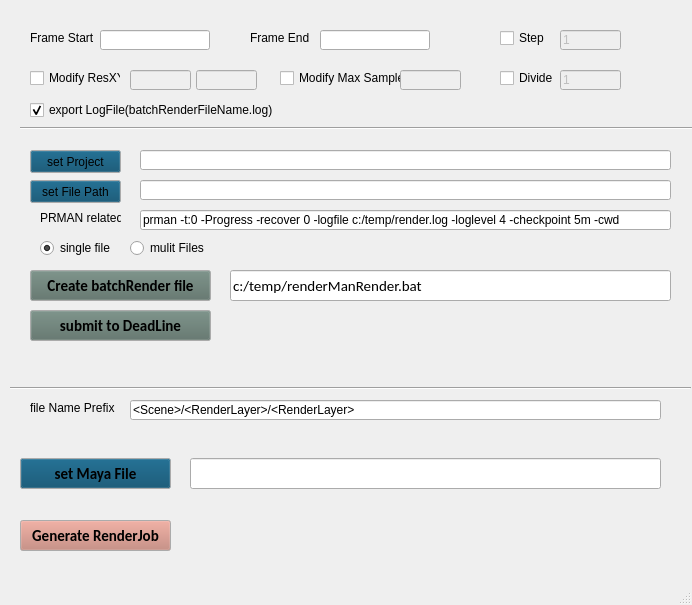
<?xml version="1.0" encoding="UTF-8"?>
<ui version="4.0">
 <class>MainWindow</class>
 <widget class="QMainWindow" name="MainWindow">
  <property name="geometry">
   <rect>
    <x>0</x>
    <y>0</y>
    <width>692</width>
    <height>605</height>
   </rect>
  </property>
  <property name="sizePolicy">
   <sizepolicy hsizetype="Fixed" vsizetype="Fixed">
    <horstretch>0</horstretch>
    <verstretch>0</verstretch>
   </sizepolicy>
  </property>
  <property name="windowTitle">
   <string>renderManBatchRender</string>
  </property>
  <widget class="QWidget" name="centralwidget">
   <widget class="QLabel" name="label">
    <property name="geometry">
     <rect>
      <x>30</x>
      <y>30</y>
      <width>101</width>
      <height>16</height>
     </rect>
    </property>
    <property name="text">
     <string>Frame Start</string>
    </property>
   </widget>
   <widget class="QLabel" name="label_2">
    <property name="geometry">
     <rect>
      <x>250</x>
      <y>30</y>
      <width>101</width>
      <height>16</height>
     </rect>
    </property>
    <property name="text">
     <string>Frame End</string>
    </property>
   </widget>
   <widget class="QLineEdit" name="lineEdit_frameStart">
    <property name="geometry">
     <rect>
      <x>100</x>
      <y>30</y>
      <width>110</width>
      <height>20</height>
     </rect>
    </property>
   </widget>
   <widget class="QLineEdit" name="lineEdit_frameEnd">
    <property name="geometry">
     <rect>
      <x>320</x>
      <y>30</y>
      <width>110</width>
      <height>20</height>
     </rect>
    </property>
   </widget>
   <widget class="QLineEdit" name="lineEdit_Project">
    <property name="geometry">
     <rect>
      <x>140</x>
      <y>150</y>
      <width>531</width>
      <height>20</height>
     </rect>
    </property>
   </widget>
   <widget class="QLineEdit" name="lineEdit_filePath">
    <property name="geometry">
     <rect>
      <x>140</x>
      <y>180</y>
      <width>531</width>
      <height>20</height>
     </rect>
    </property>
   </widget>
   <widget class="QPushButton" name="pushButton_createBatchCmd">
    <property name="geometry">
     <rect>
      <x>30</x>
      <y>270</y>
      <width>181</width>
      <height>31</height>
     </rect>
    </property>
    <property name="palette">
     <palette>
      <active>
       <colorrole role="Button">
        <brush brushstyle="SolidPattern">
         <color alpha="255">
          <red>90</red>
          <green>112</green>
          <blue>103</blue>
         </color>
        </brush>
       </colorrole>
      </active>
      <inactive>
       <colorrole role="Button">
        <brush brushstyle="SolidPattern">
         <color alpha="255">
          <red>90</red>
          <green>112</green>
          <blue>103</blue>
         </color>
        </brush>
       </colorrole>
      </inactive>
      <disabled>
       <colorrole role="Button">
        <brush brushstyle="SolidPattern">
         <color alpha="255">
          <red>90</red>
          <green>112</green>
          <blue>103</blue>
         </color>
        </brush>
       </colorrole>
      </disabled>
     </palette>
    </property>
    <property name="font">
     <font>
      <family>Calibri</family>
      <pointsize>11</pointsize>
      <weight>75</weight>
      <bold>true</bold>
     </font>
    </property>
    <property name="text">
     <string>Create batchRender file</string>
    </property>
   </widget>
   <widget class="QPushButton" name="pushButton_setProject">
    <property name="geometry">
     <rect>
      <x>30</x>
      <y>150</y>
      <width>91</width>
      <height>23</height>
     </rect>
    </property>
    <property name="palette">
     <palette>
      <active>
       <colorrole role="Button">
        <brush brushstyle="SolidPattern">
         <color alpha="255">
          <red>0</red>
          <green>71</green>
          <blue>104</blue>
         </color>
        </brush>
       </colorrole>
      </active>
      <inactive>
       <colorrole role="Button">
        <brush brushstyle="SolidPattern">
         <color alpha="255">
          <red>0</red>
          <green>71</green>
          <blue>104</blue>
         </color>
        </brush>
       </colorrole>
      </inactive>
      <disabled>
       <colorrole role="Button">
        <brush brushstyle="SolidPattern">
         <color alpha="255">
          <red>0</red>
          <green>71</green>
          <blue>104</blue>
         </color>
        </brush>
       </colorrole>
      </disabled>
     </palette>
    </property>
    <property name="text">
     <string>set Project</string>
    </property>
   </widget>
   <widget class="QPushButton" name="pushButton_setFilePath">
    <property name="geometry">
     <rect>
      <x>30</x>
      <y>180</y>
      <width>91</width>
      <height>23</height>
     </rect>
    </property>
    <property name="palette">
     <palette>
      <active>
       <colorrole role="Button">
        <brush brushstyle="SolidPattern">
         <color alpha="255">
          <red>0</red>
          <green>71</green>
          <blue>104</blue>
         </color>
        </brush>
       </colorrole>
      </active>
      <inactive>
       <colorrole role="Button">
        <brush brushstyle="SolidPattern">
         <color alpha="255">
          <red>0</red>
          <green>71</green>
          <blue>104</blue>
         </color>
        </brush>
       </colorrole>
      </inactive>
      <disabled>
       <colorrole role="Button">
        <brush brushstyle="SolidPattern">
         <color alpha="255">
          <red>0</red>
          <green>71</green>
          <blue>104</blue>
         </color>
        </brush>
       </colorrole>
      </disabled>
     </palette>
    </property>
    <property name="text">
     <string>set File Path</string>
    </property>
   </widget>
   <widget class="QLineEdit" name="lineEdit_filePath_renderCmd">
    <property name="geometry">
     <rect>
      <x>230</x>
      <y>270</y>
      <width>441</width>
      <height>31</height>
     </rect>
    </property>
    <property name="font">
     <font>
      <family>Calibri</family>
      <pointsize>11</pointsize>
     </font>
    </property>
    <property name="text">
     <string>c:/temp/renderManRender.bat</string>
    </property>
   </widget>
   <widget class="QLabel" name="label_3">
    <property name="geometry">
     <rect>
      <x>40</x>
      <y>210</y>
      <width>81</width>
      <height>16</height>
     </rect>
    </property>
    <property name="text">
     <string>PRMAN related</string>
    </property>
   </widget>
   <widget class="QLineEdit" name="lineEdit_prmanReleated">
    <property name="geometry">
     <rect>
      <x>140</x>
      <y>210</y>
      <width>531</width>
      <height>20</height>
     </rect>
    </property>
    <property name="text">
     <string>prman -t:0 -Progress -recover 0 -logfile c:/temp/render.log -loglevel 4 -checkpoint 5m -cwd </string>
    </property>
   </widget>
   <widget class="QLineEdit" name="lineEdit_resX">
    <property name="enabled">
     <bool>false</bool>
    </property>
    <property name="geometry">
     <rect>
      <x>130</x>
      <y>70</y>
      <width>61</width>
      <height>20</height>
     </rect>
    </property>
   </widget>
   <widget class="QLineEdit" name="lineEdit_resY">
    <property name="enabled">
     <bool>false</bool>
    </property>
    <property name="geometry">
     <rect>
      <x>196</x>
      <y>70</y>
      <width>61</width>
      <height>20</height>
     </rect>
    </property>
   </widget>
   <widget class="QLineEdit" name="lineEdit_modifyMaxSample">
    <property name="enabled">
     <bool>false</bool>
    </property>
    <property name="geometry">
     <rect>
      <x>400</x>
      <y>70</y>
      <width>61</width>
      <height>20</height>
     </rect>
    </property>
   </widget>
   <widget class="QCheckBox" name="checkBox_exportLog">
    <property name="geometry">
     <rect>
      <x>30</x>
      <y>102</y>
      <width>281</width>
      <height>16</height>
     </rect>
    </property>
    <property name="text">
     <string>export LogFile(batchRenderFileName.log)</string>
    </property>
    <property name="checked">
     <bool>true</bool>
    </property>
   </widget>
   <widget class="QCheckBox" name="checkBox_modifyRESXY">
    <property name="geometry">
     <rect>
      <x>30</x>
      <y>70</y>
      <width>91</width>
      <height>16</height>
     </rect>
    </property>
    <property name="text">
     <string>Modify ResXY</string>
    </property>
   </widget>
   <widget class="QCheckBox" name="checkBox_modifyMaxSample">
    <property name="geometry">
     <rect>
      <x>280</x>
      <y>70</y>
      <width>121</width>
      <height>16</height>
     </rect>
    </property>
    <property name="text">
     <string>Modify Max Sample</string>
    </property>
   </widget>
   <widget class="Line" name="line">
    <property name="geometry">
     <rect>
      <x>20</x>
      <y>120</y>
      <width>681</width>
      <height>16</height>
     </rect>
    </property>
    <property name="orientation">
     <enum>Qt::Horizontal</enum>
    </property>
   </widget>
   <widget class="Line" name="line_2">
    <property name="geometry">
     <rect>
      <x>10</x>
      <y>380</y>
      <width>681</width>
      <height>16</height>
     </rect>
    </property>
    <property name="orientation">
     <enum>Qt::Horizontal</enum>
    </property>
   </widget>
   <widget class="QLineEdit" name="lineEdit_MayaFile">
    <property name="geometry">
     <rect>
      <x>190</x>
      <y>458</y>
      <width>471</width>
      <height>31</height>
     </rect>
    </property>
   </widget>
   <widget class="QPushButton" name="pushButton_setMayaFile">
    <property name="geometry">
     <rect>
      <x>20</x>
      <y>458</y>
      <width>151</width>
      <height>31</height>
     </rect>
    </property>
    <property name="palette">
     <palette>
      <active>
       <colorrole role="Button">
        <brush brushstyle="SolidPattern">
         <color alpha="255">
          <red>0</red>
          <green>71</green>
          <blue>104</blue>
         </color>
        </brush>
       </colorrole>
      </active>
      <inactive>
       <colorrole role="Button">
        <brush brushstyle="SolidPattern">
         <color alpha="255">
          <red>0</red>
          <green>71</green>
          <blue>104</blue>
         </color>
        </brush>
       </colorrole>
      </inactive>
      <disabled>
       <colorrole role="Button">
        <brush brushstyle="SolidPattern">
         <color alpha="255">
          <red>0</red>
          <green>71</green>
          <blue>104</blue>
         </color>
        </brush>
       </colorrole>
      </disabled>
     </palette>
    </property>
    <property name="font">
     <font>
      <family>Calibri</family>
      <pointsize>11</pointsize>
      <weight>75</weight>
      <bold>true</bold>
     </font>
    </property>
    <property name="text">
     <string>set Maya File</string>
    </property>
   </widget>
   <widget class="QCheckBox" name="checkBox_frameStep">
    <property name="geometry">
     <rect>
      <x>500</x>
      <y>30</y>
      <width>51</width>
      <height>16</height>
     </rect>
    </property>
    <property name="text">
     <string>Step</string>
    </property>
   </widget>
   <widget class="QLineEdit" name="lineEdit_frameStep">
    <property name="enabled">
     <bool>false</bool>
    </property>
    <property name="geometry">
     <rect>
      <x>560</x>
      <y>30</y>
      <width>61</width>
      <height>20</height>
     </rect>
    </property>
    <property name="text">
     <string>1</string>
    </property>
   </widget>
   <widget class="QPushButton" name="pushButton_genRenderJob">
    <property name="geometry">
     <rect>
      <x>20</x>
      <y>520</y>
      <width>151</width>
      <height>31</height>
     </rect>
    </property>
    <property name="palette">
     <palette>
      <active>
       <colorrole role="Button">
        <brush brushstyle="SolidPattern">
         <color alpha="255">
          <red>193</red>
          <green>125</green>
          <blue>113</blue>
         </color>
        </brush>
       </colorrole>
      </active>
      <inactive>
       <colorrole role="Button">
        <brush brushstyle="SolidPattern">
         <color alpha="255">
          <red>193</red>
          <green>125</green>
          <blue>113</blue>
         </color>
        </brush>
       </colorrole>
      </inactive>
      <disabled>
       <colorrole role="Button">
        <brush brushstyle="SolidPattern">
         <color alpha="255">
          <red>193</red>
          <green>125</green>
          <blue>113</blue>
         </color>
        </brush>
       </colorrole>
      </disabled>
     </palette>
    </property>
    <property name="font">
     <font>
      <family>Calibri</family>
      <pointsize>11</pointsize>
      <weight>75</weight>
      <bold>true</bold>
     </font>
    </property>
    <property name="text">
     <string>Generate RenderJob</string>
    </property>
   </widget>
   <widget class="QLabel" name="label_4">
    <property name="geometry">
     <rect>
      <x>30</x>
      <y>400</y>
      <width>91</width>
      <height>16</height>
     </rect>
    </property>
    <property name="text">
     <string>file Name Prefix</string>
    </property>
   </widget>
   <widget class="QLineEdit" name="lineEdit_fileNamePrefix">
    <property name="geometry">
     <rect>
      <x>130</x>
      <y>400</y>
      <width>531</width>
      <height>20</height>
     </rect>
    </property>
    <property name="text">
     <string>&lt;Scene&gt;/&lt;RenderLayer&gt;/&lt;RenderLayer&gt;</string>
    </property>
   </widget>
   <widget class="QCheckBox" name="checkBox_divide">
    <property name="geometry">
     <rect>
      <x>500</x>
      <y>70</y>
      <width>71</width>
      <height>16</height>
     </rect>
    </property>
    <property name="text">
     <string>Divide</string>
    </property>
   </widget>
   <widget class="QLineEdit" name="lineEdit_divide">
    <property name="enabled">
     <bool>false</bool>
    </property>
    <property name="geometry">
     <rect>
      <x>560</x>
      <y>70</y>
      <width>61</width>
      <height>20</height>
     </rect>
    </property>
    <property name="text">
     <string>1</string>
    </property>
   </widget>
   <widget class="QRadioButton" name="radioButton_single">
    <property name="geometry">
     <rect>
      <x>40</x>
      <y>240</y>
      <width>81</width>
      <height>16</height>
     </rect>
    </property>
    <property name="text">
     <string>single file</string>
    </property>
    <property name="checked">
     <bool>true</bool>
    </property>
   </widget>
   <widget class="QRadioButton" name="radioButton_multifiles">
    <property name="geometry">
     <rect>
      <x>130</x>
      <y>240</y>
      <width>91</width>
      <height>16</height>
     </rect>
    </property>
    <property name="text">
     <string>mulit Files</string>
    </property>
   </widget>
   <widget class="QPushButton" name="pushButton_submitDeadLine">
    <property name="geometry">
     <rect>
      <x>30</x>
      <y>310</y>
      <width>181</width>
      <height>31</height>
     </rect>
    </property>
    <property name="palette">
     <palette>
      <active>
       <colorrole role="Button">
        <brush brushstyle="SolidPattern">
         <color alpha="255">
          <red>90</red>
          <green>112</green>
          <blue>103</blue>
         </color>
        </brush>
       </colorrole>
      </active>
      <inactive>
       <colorrole role="Button">
        <brush brushstyle="SolidPattern">
         <color alpha="255">
          <red>90</red>
          <green>112</green>
          <blue>103</blue>
         </color>
        </brush>
       </colorrole>
      </inactive>
      <disabled>
       <colorrole role="Button">
        <brush brushstyle="SolidPattern">
         <color alpha="255">
          <red>90</red>
          <green>112</green>
          <blue>103</blue>
         </color>
        </brush>
       </colorrole>
      </disabled>
     </palette>
    </property>
    <property name="font">
     <font>
      <family>Calibri</family>
      <pointsize>11</pointsize>
      <weight>75</weight>
      <bold>true</bold>
     </font>
    </property>
    <property name="text">
     <string>submit to DeadLine</string>
    </property>
   </widget>
  </widget>
  <widget class="QMenuBar" name="menubar">
   <property name="geometry">
    <rect>
     <x>0</x>
     <y>0</y>
     <width>692</width>
     <height>21</height>
    </rect>
   </property>
  </widget>
  <widget class="QStatusBar" name="statusbar"/>
 </widget>
 <resources/>
 <connections/>
</ui>
